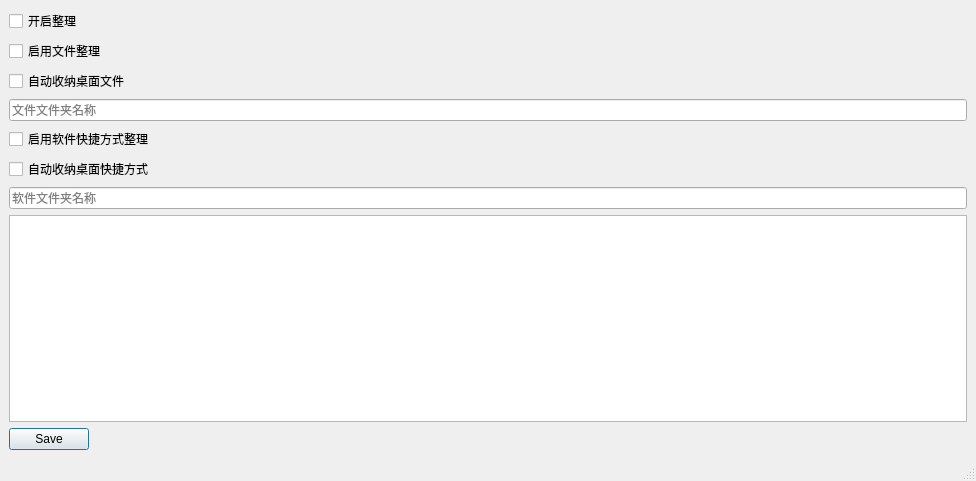
<?xml version="1.0" encoding="UTF-8"?>
<ui version="4.0">
 <class>MainWindow</class>
 <widget class="QMainWindow" name="MainWindow">
  <property name="geometry">
   <rect>
    <x>0</x>
    <y>0</y>
    <width>976</width>
    <height>481</height>
   </rect>
  </property>
  <property name="windowTitle">
   <string>LoshopDesktopManager设置</string>
  </property>
  <property name="windowIcon">
   <iconset>
    <normaloff>../../../../Program Files/Internet Explorer/images/bing.ico</normaloff>../../../../Program Files/Internet Explorer/images/bing.ico</iconset>
  </property>
  <widget class="QWidget" name="centralwidget">
   <layout class="QFormLayout" name="formLayout">
    <item row="0" column="0" colspan="2">
     <layout class="QVBoxLayout" name="verticalLayout_3">
      <item>
       <widget class="QCheckBox" name="OpenDesktopManager">
        <property name="text">
         <string>开启整理</string>
        </property>
       </widget>
      </item>
      <item>
       <layout class="QVBoxLayout" name="verticalLayout_2">
        <item>
         <widget class="QCheckBox" name="FileAble">
          <property name="text">
           <string>启用文件整理</string>
          </property>
         </widget>
        </item>
        <item>
         <widget class="QCheckBox" name="FileAuto">
          <property name="text">
           <string>自动收纳桌面文件</string>
          </property>
         </widget>
        </item>
        <item>
         <widget class="QLineEdit" name="FileDirInput">
          <property name="placeholderText">
           <string>文件文件夹名称</string>
          </property>
         </widget>
        </item>
       </layout>
      </item>
      <item>
       <layout class="QVBoxLayout" name="verticalLayout">
        <item>
         <widget class="QCheckBox" name="SoftwareAble">
          <property name="text">
           <string>启用软件快捷方式整理</string>
          </property>
         </widget>
        </item>
        <item>
         <widget class="QCheckBox" name="SoftwareAuto">
          <property name="text">
           <string>自动收纳桌面快捷方式</string>
          </property>
         </widget>
        </item>
        <item>
         <widget class="QLineEdit" name="SoftwareDirInput">
          <property name="inputMask">
           <string/>
          </property>
          <property name="text">
           <string/>
          </property>
          <property name="placeholderText">
           <string>软件文件夹名称</string>
          </property>
          <property name="clearButtonEnabled">
           <bool>false</bool>
          </property>
         </widget>
        </item>
        <item>
         <widget class="QPlainTextEdit" name="FileClass">
          <property name="plainText">
           <string/>
          </property>
          <property name="placeholderText">
           <string>文件收纳规则</string>
          </property>
         </widget>
        </item>
       </layout>
      </item>
     </layout>
    </item>
    <item row="1" column="0">
     <widget class="QDialogButtonBox" name="SaveOrCanel">
      <property name="standardButtons">
       <set>QDialogButtonBox::Save</set>
      </property>
     </widget>
    </item>
   </layout>
  </widget>
  <widget class="QMenuBar" name="menubar">
   <property name="geometry">
    <rect>
     <x>0</x>
     <y>0</y>
     <width>976</width>
     <height>23</height>
    </rect>
   </property>
  </widget>
  <widget class="QStatusBar" name="statusbar"/>
 </widget>
 <resources/>
 <connections/>
</ui>
